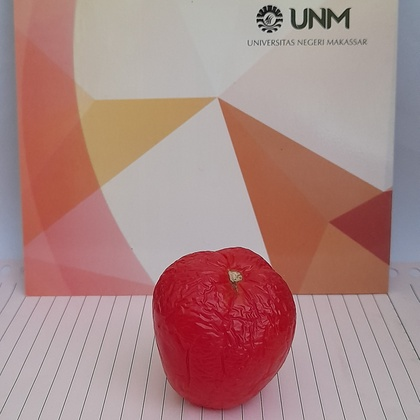
%> input picture jobsheet1/tomat_m.jpg, 420 x 420 px, shrunk from 3000 x 3000 before the run
$ octave tomatmotif.m   (GNU Octave 9; MATLAB toolbox functions it lacks are replaced by stand-ins)
%> lines starting %> are read from the running program, lines starting %| are printed output that depends on the picture
% Membersihkan kode program, memory, dan menutup seluruh jendela
clc;
clear all;
close all;

% Membaca dan menampilkan citra
I = imread('tomat_m.jpg');
%> I is the input picture: size 420x420x3 uint8; mean R, G, B 169.9, 134.4, 132.1
figure, imshow(I);
title('Citra Tomat motif RGB');

% Ekstraksi channel RGB
R = I(:,:,1);
G = I(:,:,2);
B = I(:,:,3);
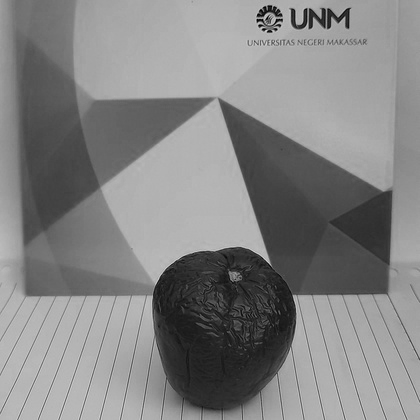
%> B: size 420x420 uint8; min 0, max 214, mean 132.1

figure, imshow(R);
title('Citra Tomat motif Channel R');

figure, imshow(G);
title('Citra Tomat motif Channel G');

figure, imshow(B);
title('Citra Tomat motif Channel B');

% Mendapatkan nilai piksel pada koordinat tertentu
R11 = R(1,1);
%> R11 = 138
G11 = G(1,1);
%> G11 = 141
B11 = B(1,1);
%> B11 = 156

% Konversi citra RGB ke grayscale
citraGray = rgb2gray(I);
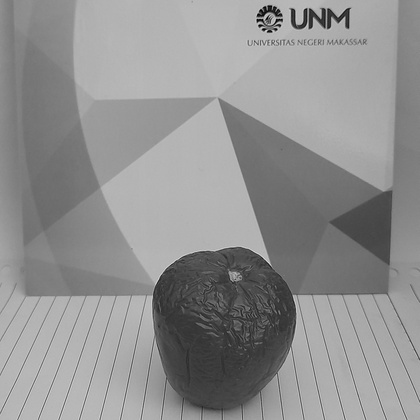
%> citraGray: size 420x420 uint8; min 0, max 219, mean 144.8
figure, imshow(citraGray);
title('Citra Tomat motif Grayscale');

% Kode program membuat histogram (Cara 1)
Ukuran = size(I);
%> Ukuran = [420 420 3]
jum_baris = Ukuran(1);
%> jum_baris = 420
jum_kolom = Ukuran(2);
%> jum_kolom = 420
Histog = zeros(256, 1);
for baris = 1 : jum_baris
    for kolom = 1: jum_kolom
        Histog(I(baris, kolom)+1) = ...
            Histog(I(baris, kolom)+1) + 1;
    end
end
%> after the loop, Histog = 256 values, max 13627 at index 184, min 0 at index 2, mean 689.1

Horis = (0:255)';
figure, bar(Horis, Histog);
title('Histogram Citra Tomat motif Grayscale Cara 1');
%> figure, not shown here; tallest bar 13627 high, from x = 182.6 to 183.4

% Kode program membuat histogram (Cara 2)
figure, histogram(citraGray);
title('Histogram Citra Tomat motif Grayscale Cara 2');
%> figure, not shown here; tallest bar 16392 high, from x = 178 to 180

% Kode program membuat histogram (Cara 3)
figure, histogram(citraGray, 256);
title('Histogram Citra Tomat motif Grayscale Cara 3');
%> figure, not shown here; tallest bar 10205 high, from x = 178.8 to 179.6

% Pengaturan Kecerahan
citraCerah = citraGray + 50;
figure, imshow(citraCerah);
title('Citra Tomat motif Tomat motif penambahan intensitas');
figure, histogram(citraCerah);
title('Histogram Citra Tomat motif penambahan intensitas');
%> figure, not shown here; tallest bar 16392 high, from x = 228 to 230

citraGelap = citraGray - 50;
figure, imshow(citraGelap);
title('Citra Tomat motif Tomat motif penambahan intensitas');
figure, histogram(citraGelap);
title('Histogram Citra Tomat motif pengurangan intensitas');
%> figure, not shown here; tallest bar 16392 high, from x = 128 to 130

% Meregangkan kontras
regangKontras = citraGray * 1.5;
figure, imshow(regangKontras);
title('Citra Tomat motif peregangan kontras');
figure, histogram(regangKontras);
title('Histogram Citra Tomat motif peregangan kontras');
%> figure, not shown here; tallest bar 79551 high, from x = 250 to 255

% Membalik citra
balikCitra = 255 - citraGray;
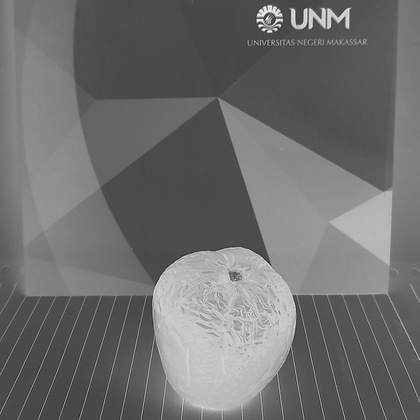
%> balikCitra: size 420x420 uint8; min 36, max 255, mean 110.2
figure, imshow(balikCitra);
title('Citra Tomat motif pembalikan citra');
figure, histogram(balikCitra);
title('Histogram Citra Tomat motif pembalikan citra');
%> figure, not shown here; tallest bar 16392 high, from x = 76 to 78

% Pemotongan aras keabuan
Img = citraGray;
f1 = 30;
f2 = 170;
Ukuran = size(Img);
%> Ukuran = [420 420]
tinggi = Ukuran(1);
%> tinggi = 420
lebar = Ukuran(2);
%> lebar = 420

Hasil = Img;
for baris = 1 : tinggi
    for kolom = 1 : lebar
        if Hasil(baris, kolom) <= f1
            Hasil(baris, kolom) = 0;
        end

        if Hasil(baris, kolom) >= f2
            Hasil(baris, kolom) = 255;
        end
    end
end
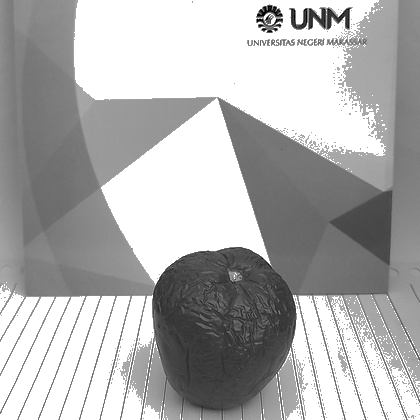
%> Hasil: size 420x420 uint8; min 0, max 255, mean 176.5

figure, imshow(Hasil);
title('Citra Tomat motif grayscale pemotongan aras keabuan');
figure, histogram(Hasil);
title('Histogram Citra Tomat motif grayscale pemotongan aras keabuan');
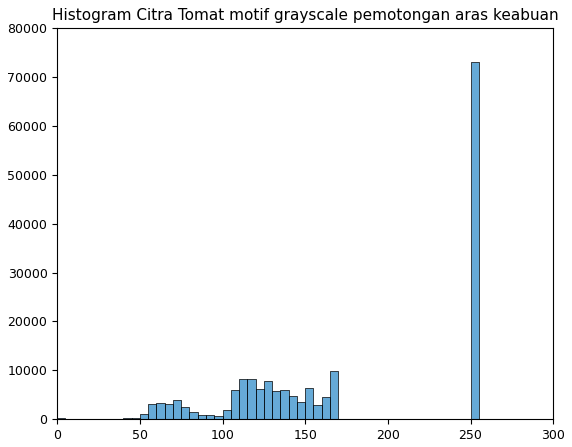
%> figure redrawn from the program's plot data; tallest bar 73110 high, from x = 250 to 255

% Histogram Equalization
Ukuran = size(Img);
jum_baris = Ukuran(1);
jum_kolom = Ukuran(2);

L = 256;
Histog = zeros(L, 1);
for baris = 1 : jum_baris
    for kolom = 1 : jum_kolom
        Histog(Img(baris, kolom) + 1) = ...
            Histog(Img(baris, kolom) + 1) + 1;
    end
end
%> after the loop, Histog = 256 values, max 10205 at index 180, min 0 at index 17, mean 689.1

alpha = (L-1) / (jum_baris* jum_kolom);
%> alpha = 0.00145
C(1) = alpha * Histog(1);
for i = 1: L-2
    C(i+1) = C(i) + round(alpha * Histog(i+1));
end
%> after the loop, C = 255 values from 0.00578 to 245

Hasilekual = Img;
for baris = 1 : jum_baris
    for kolom = 1 : jum_kolom
        Hasilekual(baris, kolom) = C(Img(baris, kolom) + 1);
    end
end
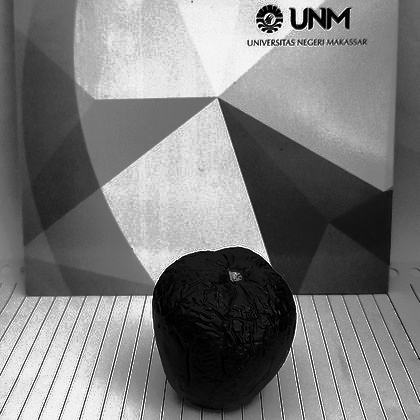
%> Hasilekual: size 420x420 uint8; min 0, max 245, mean 123.7

Hasilekual = uint8(Hasilekual);
figure, imshow(Hasilekual);
title('Citra Tomat motif grayscale hasil histeq')
figure, histogram(Hasilekual);
title('Histogram Citra Tomat motif grayscale hasil histeq');
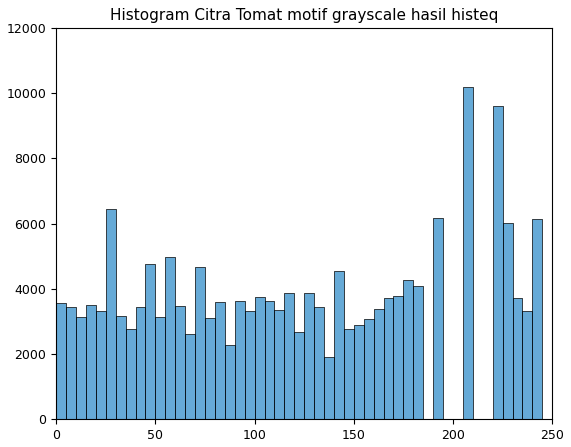
%> figure redrawn from the program's plot data; tallest bar 10205 high, from x = 205 to 210
